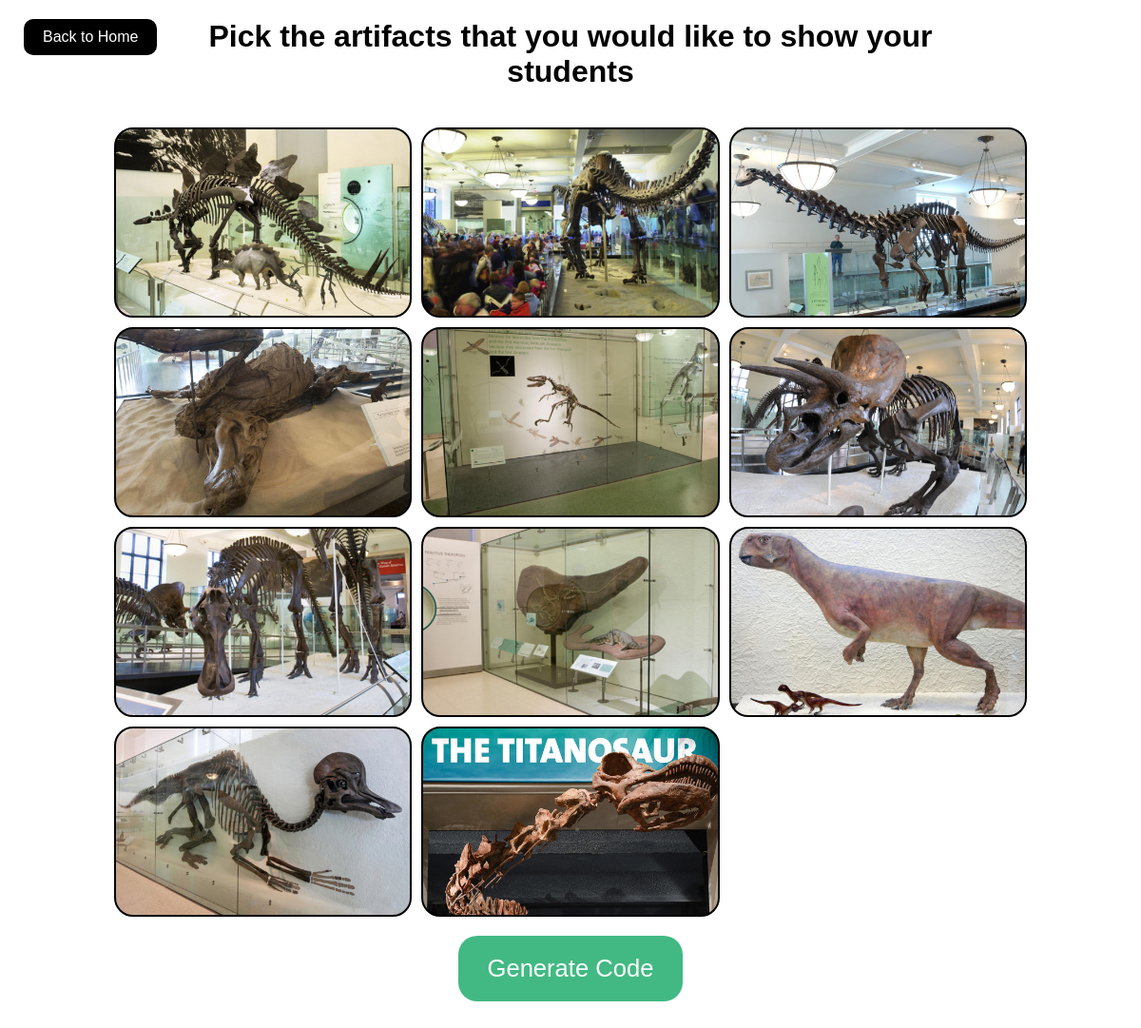
The page /create on the database as committed earlier.
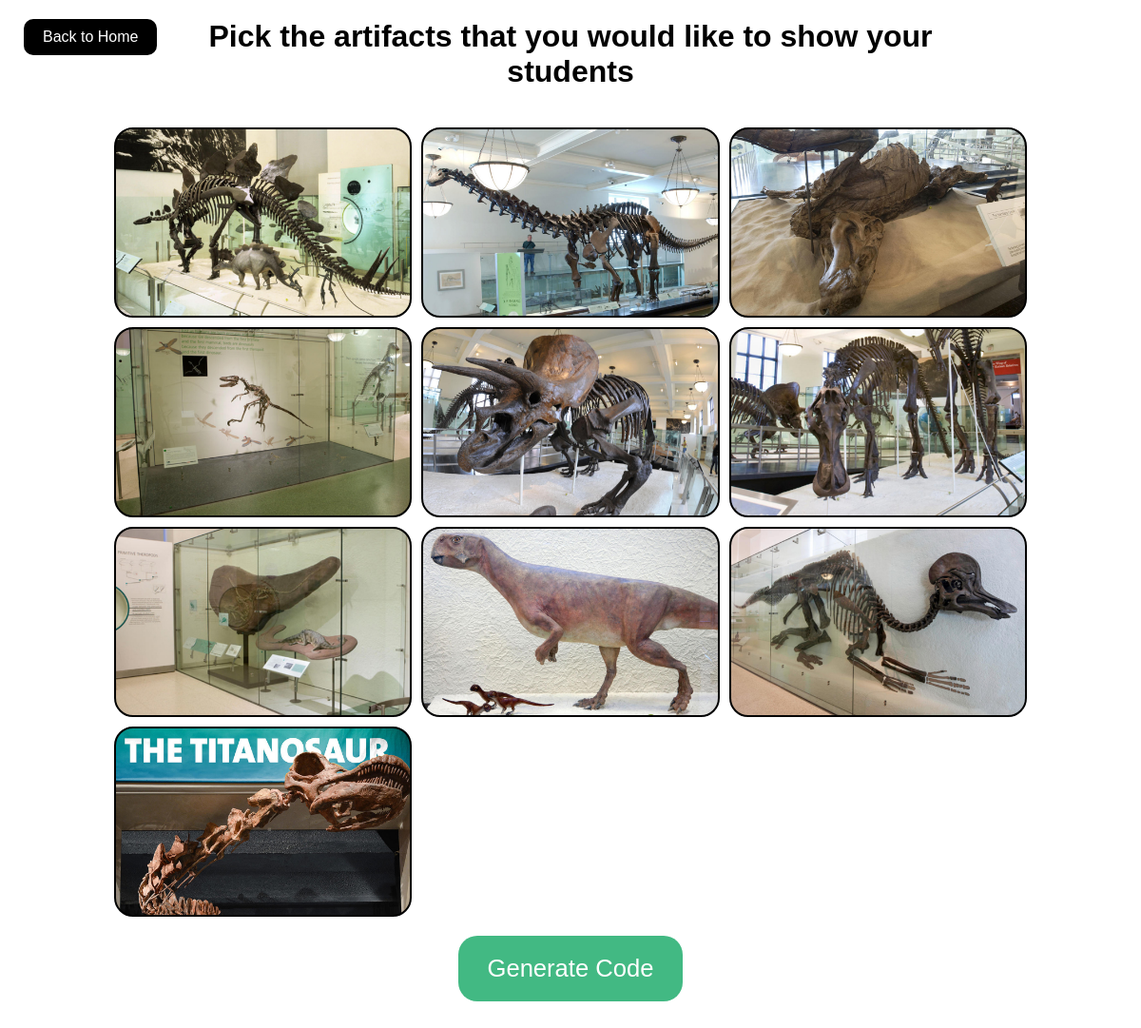
The same page on the database as committed later.
### backend/models.py (models this page shows, shortened)
class Item(models.Model):
    name = models.CharField(max_length=200)
    category = models.CharField(max_length=200, default="Dinosaurs")
    description = models.CharField(max_length=5000)
    description = models.TextField()
    img_url = models.URLField(null=True, blank=True)
    img = models.ImageField(null=True, upload_to='images/')

### backend/views.py (the view, shortened to what this page needs)
# urls.py: path('create', views.create, name="create"),
def create(request):
    if request.method == "GET":
        items = Item.objects.all()
        return render(request, "create.html", {
            "items": items
        })

### backend/templates/create.html (shortened to what this page needs)
<!DOCTYPE html>
<html>
    <head>
        <link rel="stylesheet" href="../static/style.css" type="text/css">
    </head>
    <body class="createbody">
        <a class="back-button" style="" href="../">Back to Home</a>
        <h1 class="message" style="text-align: center; padding-top: 20px; width: 75%; margin: auto;">Pick the artifacts that you would like to show your students</h1>
        <div style="height: 20px;"></div>
        <form action="" class="create__form" method="POST">
            <main class="create">
                {% for item in items %}
                <div class="create__inside" style="background-image: url({{ item.img.url }});">
                </div>
                {% endfor %}
            </main>
            <div style="height: 20px;"></div>
            <button type="submit" class="generate">Generate Code</button>
            <div style="height: 30px;"></div>
        </form>
    </body>
</html>

Rows that differ between the two databases and show on the page:
removed Item: img (picture)
